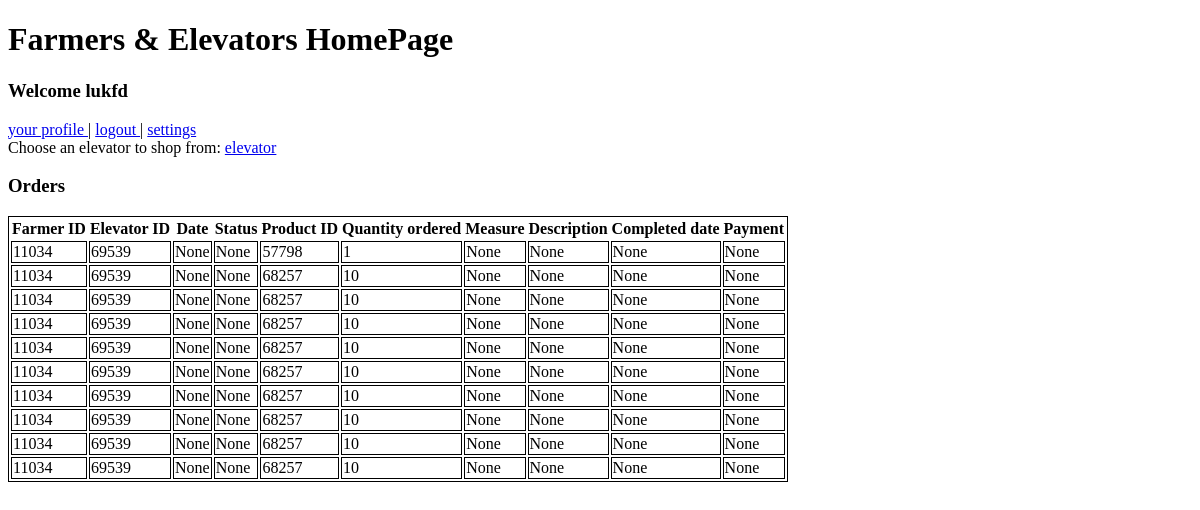
The app's page /home (signed in), older data.
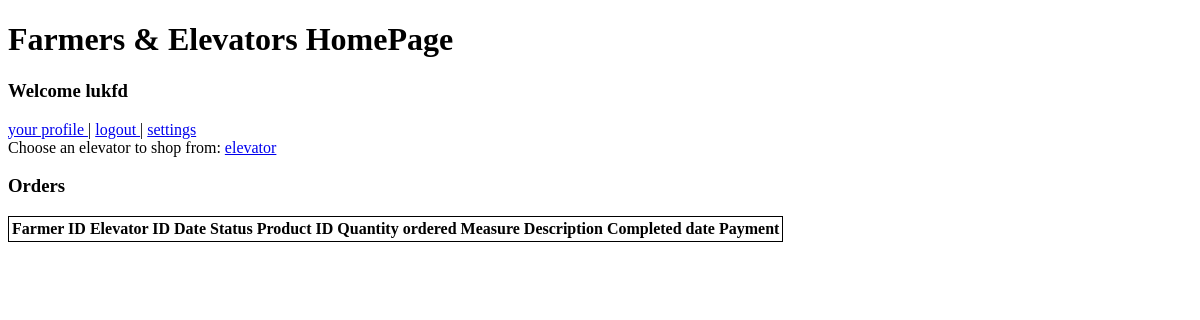
The same page, newer data.
### tables this page shows
CREATE TABLE elevators(name varchar(40), elevator_id int, primary_contact text, email varchar(255), password varchar(50), username varchar(20), phone int, website varchar(50), shop_url varchar(50), address text, profile_image blob, status boolean);

CREATE TABLE orders(farmer_id int, elevator_id int, date date, status varchar(255), product_id int, quantity_int int, quantity_type varchar(50), description text, completed_date date, payment varchar(255));

### app.py (the view)
@app.route('/home')
def homepage():
    if 'username' in session:
        if session["elevator"] == True:
            orders = elevatorGetOrders(session["user_id"])
            return render_template('home-elevator.html', username=session["username"], id=session["user_id"], orders=orders)
        else:
            con = lite.connect('base.db')
            cur = con.cursor()
            cur.execute(f"SELECT username from elevators;")
            elevators = cur.fetchone()
            if not elevators:
                elevators = []
            cur.close()
            orders = farmerGetOrders(session["user_id"])
            return render_template('home-farmer.html', username=session["username"], id=session["user_id"], elevators=elevators, orders=orders)
    else:
        return redirect("/", code=302)

### app.py (called while the page is built)
def farmerGetOrders(farmer_id):
    con = lite.connect('base.db')
    cur = con.cursor()
    cur.execute(f"SELECT * from orders WHERE farmer_id='{farmer_id}';")
    result = cur.fetchall()
    if not result:
        result = []
    else:
        result = ['' if x is None else x for x in result]
    cur.close()
    return result

### templates/home-farmer.html (shortened to what this page needs)
<!doctype html>
<h1>Farmers & Elevators HomePage</h1>
<nav>
  <h3>Welcome {{username}}</h3>
  <a href="{{ url_for('profile', id = id)}}">your profile </a>|
  <a href="/logout">logout </a>|
  <a href="/settings-farmer">settings</a>
</nav>
<nav>
  <label for="cars">Choose an elevator to shop from:</label>
  {% for elevator in elevators %}
    <a href="{{ url_for('shop', name = elevator)}}">{{elevator}}</a>
  {% endfor %}
</nav>
<div>
  <h3>Orders</h3>
  <table style="border: 1px solid;">
    <thead>
      <tr>
        <th>Farmer ID</th>
        <th>Elevator ID</th>
        <th>Date</th>
        <th>Status</th>
        <th>Product ID</th>
        <th>Quantity ordered</th>
        <th>Measure</th>
        <th>Description</th>
        <th>Completed date</th>
        <th>Payment</th>
      </tr>
    </thead>
    {% for order in orders %}
      <tr>
        {% for i in order %}
          <td style="border: 1px solid;">{{i}}</td>
        {% endfor %}
      </tr>
    {% endfor %}
  </table>
</div>

Row changes from the older to the newer data that the page shows:
removed orders: farmer "11034", elevator "69539", order "None" "None" "1" "None" "None" "None" "None", product "57798"
removed orders: farmer "11034", elevator "69539", order "None" "None" "10" "None" "None" "None" "None", product "68257"
removed orders: farmer "11034", elevator "69539", order "None" "None" "10" "None" "None" "None" "None", product "68257"
removed orders: farmer "11034", elevator "69539", order "None" "None" "10" "None" "None" "None" "None", product "68257"
removed orders: farmer "11034", elevator "69539", order "None" "None" "10" "None" "None" "None" "None", product "68257"
removed orders: farmer "11034", elevator "69539", order "None" "None" "10" "None" "None" "None" "None", product "68257"
removed orders: farmer "11034", elevator "69539", order "None" "None" "10" "None" "None" "None" "None", product "68257"
removed orders: farmer "11034", elevator "69539", order "None" "None" "10" "None" "None" "None" "None", product "68257"
removed orders: farmer "11034", elevator "69539", order "None" "None" "10" "None" "None" "None" "None", product "68257"
removed orders: farmer "11034", elevator "69539", order "None" "None" "10" "None" "None" "None" "None", product "68257"
